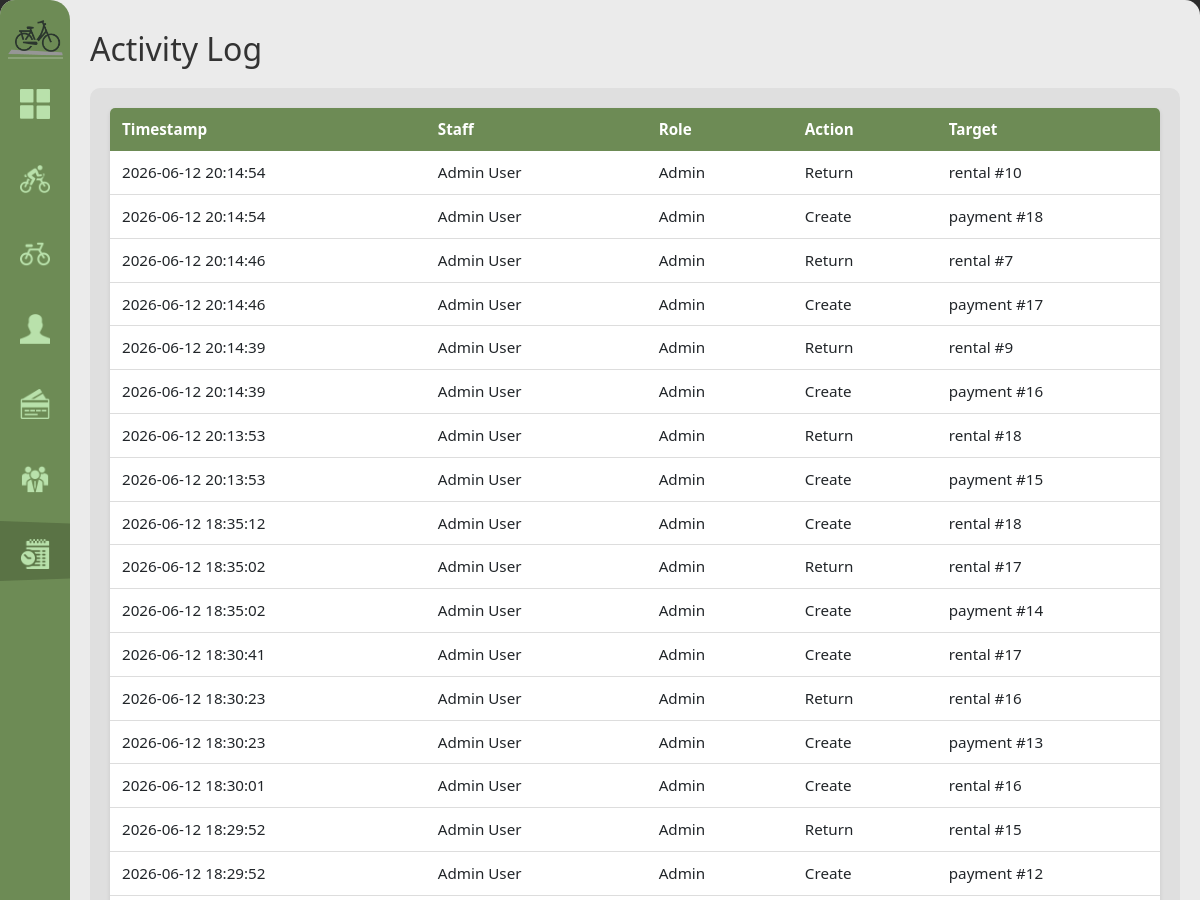
Before: /activity-log (signed in, upper part) with the older database file.
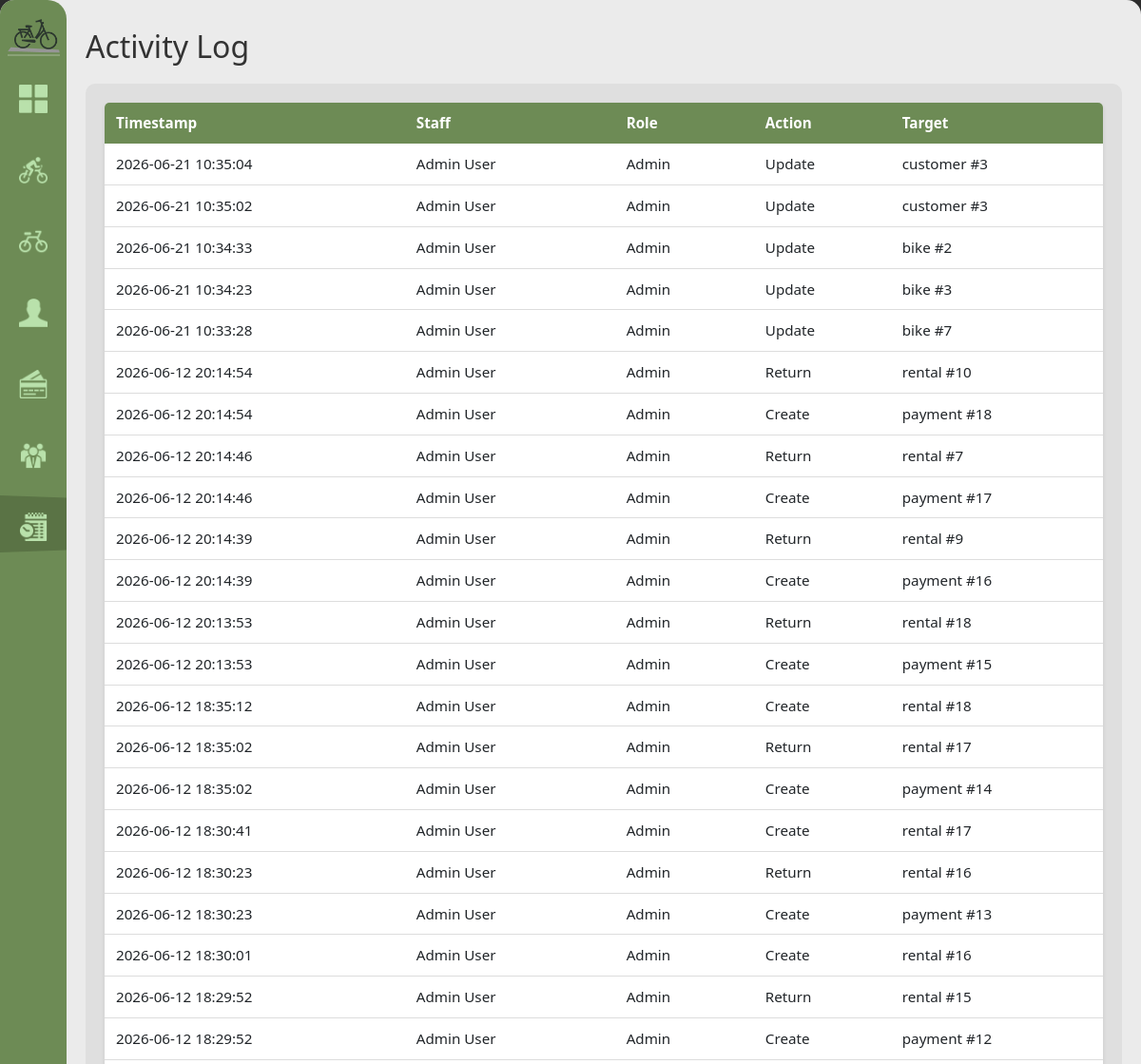
After: the same page with the newer database file.
### tables this page shows
CREATE TABLE activity_log (
            log_id INTEGER PRIMARY KEY AUTOINCREMENT,
            staff_id INTEGER NOT NULL REFERENCES staff(staff_id) ON UPDATE CASCADE ON DELETE RESTRICT,
            timestamp DATETIME NOT NULL DEFAULT(datetime('now','localtime')),
            action TEXT NOT NULL, target_table TEXT, target_id INTEGER
        );

CREATE TABLE staff (
            staff_id INTEGER PRIMARY KEY AUTOINCREMENT,
            username TEXT NOT NULL UNIQUE,
            password_hash TEXT NOT NULL,
            first_name TEXT NOT NULL, last_name TEXT NOT NULL,
            role TEXT NOT NULL CHECK(role IN('admin','cashier')),
            contact_number TEXT NOT NULL,
            status TEXT NOT NULL DEFAULT 'active' CHECK(status IN('active','inactive')),
            created_at DATETIME NOT NULL DEFAULT(datetime('now','localtime'))
        );

### handlers/activity_routes.py (the view)
@activity_bp.route('/activity-log')
@role_required('admin')
def activity_log():
    logs = database.get().get_activity_log()
    return render_template('activity_log.html', logs=logs)

### app.py (called while the page is built)
def get_sidebar_state():
    return request.cookies.get('sidebarState') == 'expanded'

@app.context_processor
def inject_sidebar_state():
    return dict(sidebar_expanded=get_sidebar_state())

@app.context_processor
def inject_current_staff():
    staff = current_staff()
    return dict(current_staff=staff, is_admin=staff and staff.get("role") == "admin")

### modules/auth.py (called while the page is built)
def role_required(*roles):
    def decorator(view):
        @wraps(view)
        def wrapped(*args, **kwargs):
            if not session.get("staff_id"):
                return redirect(url_for("login"))
            if roles and session.get("role") not in roles:
                return redirect(url_for("home"))
            return view(*args, **kwargs)
        return wrapped
    return decorator

def current_staff():
    if not session.get("staff_id"):
        return None
    return {
        "staff_id": session.get("staff_id"),
        "username": session.get("username"),
        "first_name": session.get("first_name"),
        "last_name": session.get("last_name"),
        "role": session.get("role"),
    }

### modules/database.py (called while the page is built)
def get():
    if not db: init()
    return db

### templates/activity_log.html (shortened to what this page needs)
{% extends "base.html" %}
{% block content %}
<h1>Activity Log</h1>
<div class="content-grid">
    <div class="scroll-table-container">
        <table>
            <thead>
                <tr>
                    <th>Timestamp</th>
                    <th>Staff</th>
                    <th>Role</th>
                    <th>Action</th>
                    <th>Target</th>
                </tr>
            </thead>
            <tbody>
            {% for log in logs %}
            <tr>
                <td>{{ log['timestamp'] }}</td>
                <td>{{ log['staff_name'] }}</td>
                <td>{{ log['staff_role'].title() }}</td>
                <td>{{ log['action'].replace('_', ' ').title() }}</td>
                <td>{{ log['target_table'] }}{% if log['target_id'] %} #{{ log['target_id'] }}{% endif %}</td>
            </tr>
            {% endfor %}
            </tbody>
        </table>
    </div>
</div>
{% endblock %}

Changed rows visible on the page:
added activity_log: timestamp "2026-06-21 10:35:04", staff_name "Admin User", staff_role "Admin", action.replace "Update", target_table "customer", target_id "3"
added activity_log: timestamp "2026-06-21 10:35:02", staff_name "Admin User", staff_role "Admin", action.replace "Update", target_table "customer", target_id "3"
added activity_log: timestamp "2026-06-21 10:34:33", staff_name "Admin User", staff_role "Admin", action.replace "Update", target_table "bike", target_id "2"
added activity_log: timestamp "2026-06-21 10:34:23", staff_name "Admin User", staff_role "Admin", action.replace "Update", target_table "bike", target_id "3"
added activity_log: timestamp "2026-06-21 10:33:28", staff_name "Admin User", staff_role "Admin", action.replace "Update", target_table "bike", target_id "7"
